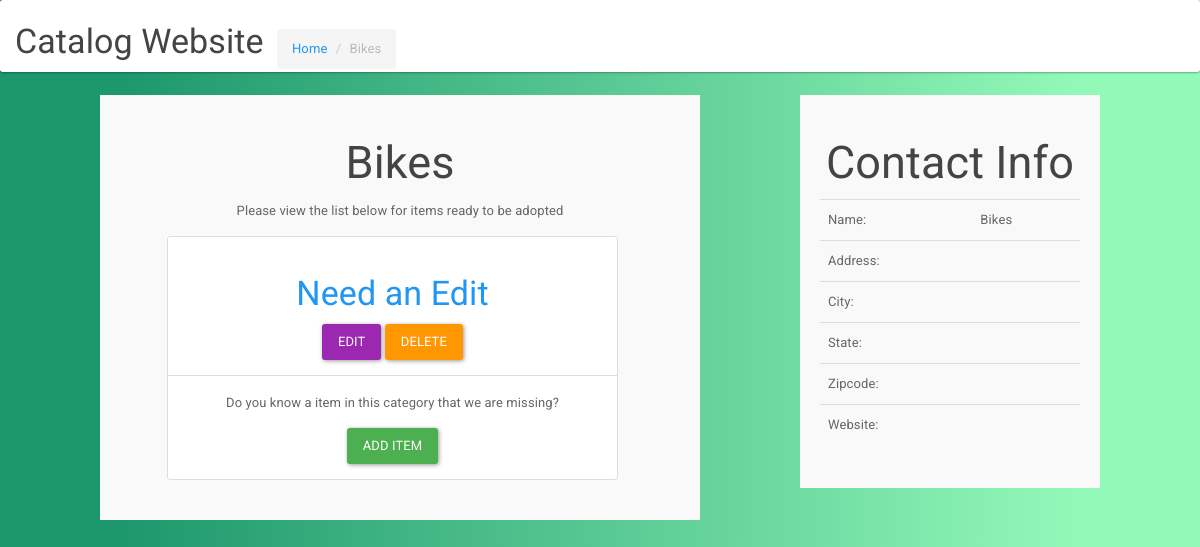
/category/5/, run on an earlier commit of the app's database.
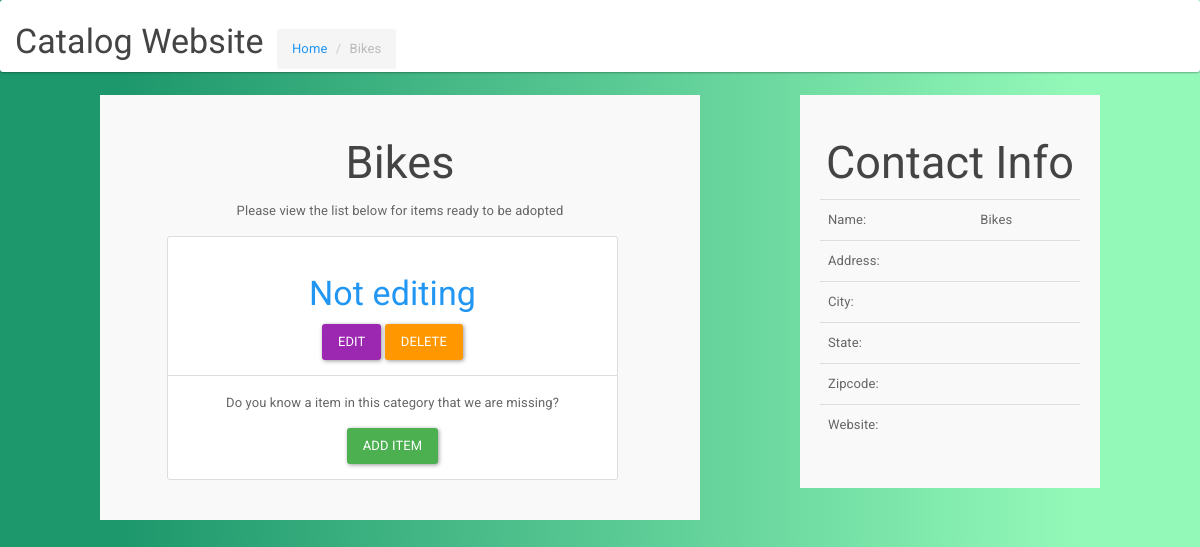
And on a later commit of the database.
### database_setup.py (models this page shows, shortened)
class Categories(Base):
    __tablename__ = 'categories'
    id = Column(Integer, primary_key=True)
    name = Column(String(30), nullable=False)
    image = Column(String(250), nullable=False)
    description = Column(String(250), nullable=False)
    user_id = Column(Integer, ForeignKey('users.id'))
    users = relationship(Users)

class Items(Base):
    __tablename__ = 'items'
    id = Column(Integer, primary_key=True)
    name = Column(String(30), nullable=False)
    image = Column(String(250), nullable=False)
    description = Column(String(250), nullable=False)
    user_id = Column(Integer, ForeignKey('users.id'))
    users = relationship(Users)
    category_id = Column(Integer, ForeignKey('categories.id'))
    categories = relationship(Categories)

### catalog/views.py (the view)
@app.route('/category/<int:category_id>/')
def showCategory(category_id):
    category = models.category_get(category_id)
    items = models.items_get_by_category(category_id)
    return render_template('categories/show.html', category=category,
                           items=items)

### catalog/models.py (called while the page is built)
def category_get(category_id):
    return session.query(Categories).filter_by(id=category_id).one()

def items_get_by_category(category_id):
    return session.query(Items).filter_by(category_id=category_id)

### catalog/templates/categories/show.html (shortened to what this page needs)
{% extends "layout.html" %}
  {% block body %}
    <nav class="navbar navbar-default">
      <div class="container-fluid">
        <div class="navbar-header">
          <h3>Catalog Website</h3>
          <ol class="breadcrumb">
            <li><a href="{{ url_for('index')}}">Home</a></li>
            <li class="active">{{ category.name }}</li>
          </ol>
        </div>
      </div>
    </nav>
    <div class="col-md-6 col-md-offset-1 well">
      <h2 class='text-center'>{{ category.name }}</h2>
      <p class ='text-center'>Please view the list below for items ready to be adopted</p>
      <ul class="list-group col-md-10 col-md-offset-1 text-center">
        {% for p in items %}
        <li class="list-group-item">
          <h3><a href="{{ url_for('showitem', category_id=category.id, item_id=p.id) }}">{{ p.name }}</a></h3>
          <a href="{{ url_for('editItem', category_id=category.id, item_id=p.id) }}" class="btn btn-info">Edit</a>
          <a href="{{ url_for('deleteItem', category_id=category.id, item_id=p.id) }}" class="btn btn-warning">Delete</a>
        </li>
        {% endfor %}
        <li class="list-group-item">
          <p>Do you know a item in this category that we are missing?</p>
          <a href="{{ url_for('newItem', category_id=category.id) }}" class="btn btn-success">Add item</a>
        </li>
      </ul>
    </div>
    <div class="col-md-3 col-md-offset-1 well">
      <h2 class='text-center'>Contact Info</h2>
      <table class="table">
        <tr>
          <td>Name:</td>
          <td>{{ category.name }}</td>
        </tr>
        <tr>
          <td>Address:</td>
          <td>{{ category.address }}</td>
        </tr>
        <tr>
          <td>City:</td>
          <td>{{ category.city }}</td>
        </tr>
        <tr>
          <td>State:</td>
          <td>{{ category.state }}</td>
        </tr>
        <tr>
          <td>Zipcode:</td>
          <td>{{ category.zipCode }}</td>
        </tr>
        <tr>
          <td>Website:</td>
          <td><a href="http://{{ category.website }}" target="_blank">{{ category.website }}</a></td>
        </tr>
      </table>
    </div>
  {% endblock %}

### catalog/templates/layout.html (shortened to what this page needs)
<!DOCTYPE html>
<html class="no-js" lang="">
  <head>
    <link rel="stylesheet" href="{{ url_for('static', filename='normalize.css') }}">
    <link rel="stylesheet" href="{{ url_for('static', filename='bootstrap.min.css') }}">
    <link rel="stylesheet" href="{{ url_for('static', filename='main.css')}}">
  </head>
  {% block body %}{% endblock %}

### catalog/static/main.css (style rules this page uses)
.navbar-header h3, .navbar-header .breadcrumb { display: inline-block; }
.breadcrumb { margin: 15px 0 0 10px; }

What changed in the data, as far as the page shows it:
changed Items: name "Need an Edit" → "Not editing"
